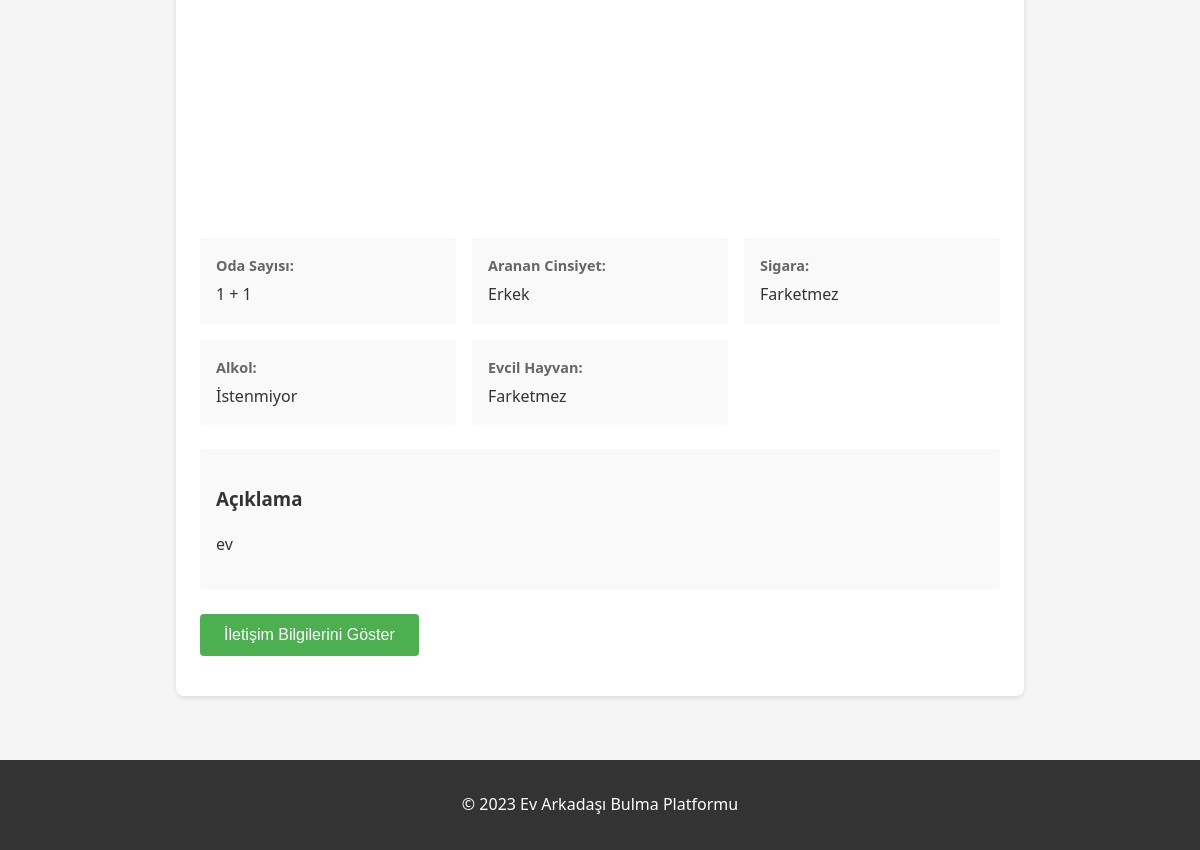
Before: /ilan/1 (lower part) with the older database file.
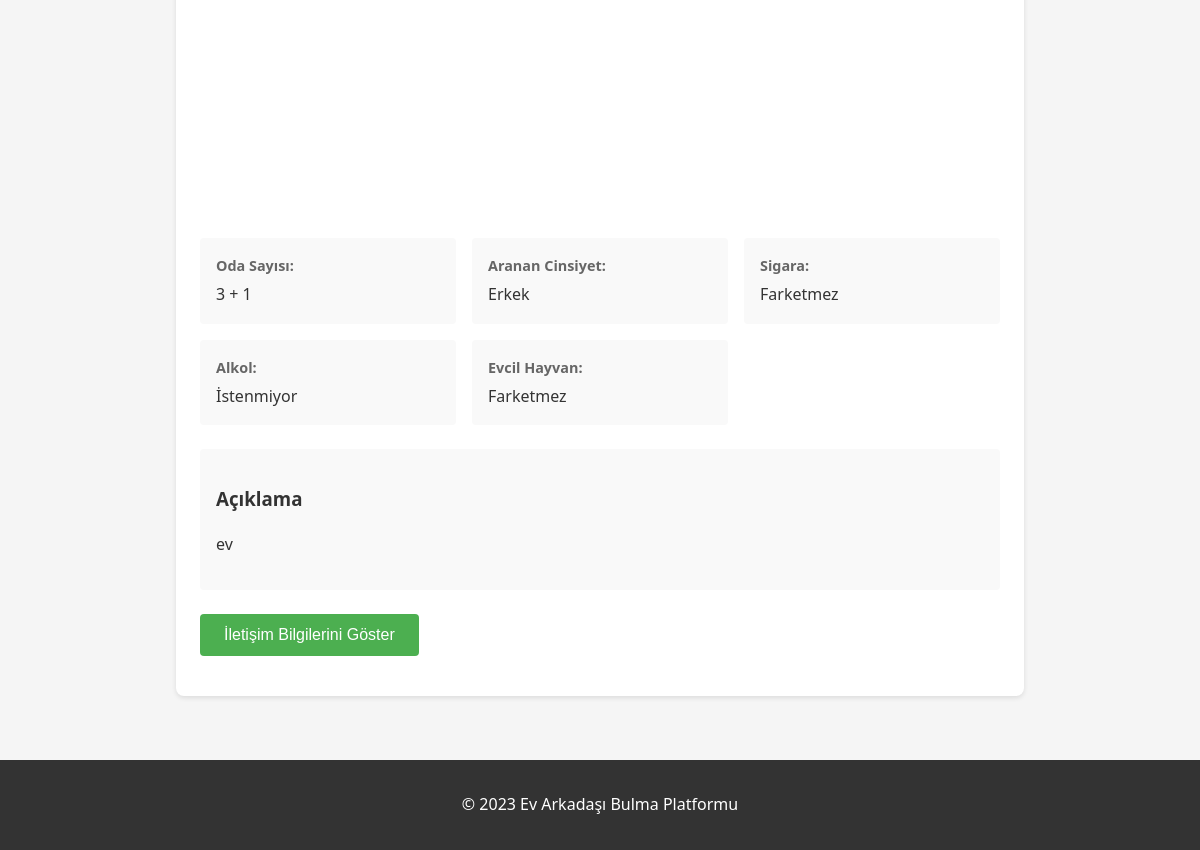
After: the same page with the newer database file.
### tables this page shows
CREATE TABLE ilanlar (
            id INTEGER PRIMARY KEY AUTOINCREMENT,
            baslik TEXT NOT NULL,
            aciklama TEXT NOT NULL,
            fiyat REAL NOT NULL,
            konum TEXT NOT NULL,
            cinsiyet TEXT NOT NULL,
            oda_sayisi TEXT NOT NULL,
            sigara BOOLEAN DEFAULT 0,
            alkol BOOLEAN DEFAULT 0,
            evcil_hayvan BOOLEAN DEFAULT 0,
            resimler TEXT,
            tarih TIMESTAMP DEFAULT CURRENT_TIMESTAMP,
            user_id INTEGER,
            FOREIGN KEY(user_id) REFERENCES users(id)
        );

### app.py (the view)
@app.route('/ilan/<int:ilan_id>')
def ilan_detay(ilan_id):
    db = get_db()
    ilan = db.get_ilan(ilan_id)
    if not ilan:
        flash('İlan bulunamadı!', 'error')
        return redirect(url_for('index'))
    return render_template('ilan_detay.html', ilan=ilan)

### app.py (called while the page is built)
def get_db():
    if 'db' not in g:
        g.db = Database(app.config['DATABASE'])
    return g.db

def generate_csrf_token():
    if '_csrf_token' not in session:
        session['_csrf_token'] = secrets.token_hex(16)
    return session['_csrf_token']

@app.context_processor
def utility_processor():
    def file_exists(path):
        return os.path.exists(path)
    return dict(file_exists=file_exists)

### database.py (called while the page is built)
    def get_ilan(self, ilan_id):
        try:
            cursor = self.conn.cursor()
            cursor.execute('''
                SELECT i.*, u.username, u.email, u.phone
                FROM ilanlar i
                LEFT JOIN users u ON i.user_id = u.id
                WHERE i.id = ?
            ''', (ilan_id,))
            row = cursor.fetchone()
            return dict(row) if row else None
        except sqlite3.Error as e:
            print("İlan detay hatası:", e)
            return None

    def close(self):
        if hasattr(self, 'conn') and self.conn:
            self.conn.close()

    def __del__(self):
        self.close()

### templates/ilan_detay.html (shortened to what this page needs)
{% extends "base.html" %}
{% block content %}
<section class="ilan-detay">
    <div class="ilan-galeri">
        {% if ilan.resimler %}
            {% for resim in ilan.resimler %}
                <div class="galeri-resim" style="background-image: url('{{ url_for('static', filename='uploads/' + resim) }}')"></div>
            {% endfor %}
        {% else %}
            <div class="galeri-resim no-image"></div>
        {% endif %}
    </div>
    <div class="ilan-ozellikler">
        <div class="ozellik">
            <span class="etiket">Oda Sayısı:</span>
            <span class="deger">{{ ilan.oda_sayisi }} + 1</span>
        </div>
        <div class="ozellik">
            <span class="etiket">Aranan Cinsiyet:</span>
            <span class="deger">
                {% if ilan.cinsiyet == 'erkek' %}Erkek
                {% elif ilan.cinsiyet == 'kadin' %}Kadın
                {% else %}Farketmez
                {% endif %}
            </span>
        </div>
        <div class="ozellik">
            <span class="etiket">Sigara:</span>
            <span class="deger">{{ 'İstenmiyor' if ilan.sigara else 'Farketmez' }}</span>
        </div>
        <div class="ozellik">
            <span class="etiket">Alkol:</span>
            <span class="deger">{{ 'İstenmiyor' if ilan.alkol else 'Farketmez' }}</span>
        </div>
        <div class="ozellik">
            <span class="etiket">Evcil Hayvan:</span>
            <span class="deger">{{ 'İstenmiyor' if ilan.evcil_hayvan else 'Farketmez' }}</span>
        </div>
    </div>
    <div class="ilan-aciklama">
        <h3>Açıklama</h3>
        <p>{{ ilan.aciklama }}</p>
    </div>
    <div class="iletisim">
        <button class="iletisim-btn">İletişim Bilgilerini Göster</button>
    </div>
</section>
{% endblock %}

Changed rows visible on the page:
changed ilanlar "Farketmez": oda_sayisi "1" → "3"
